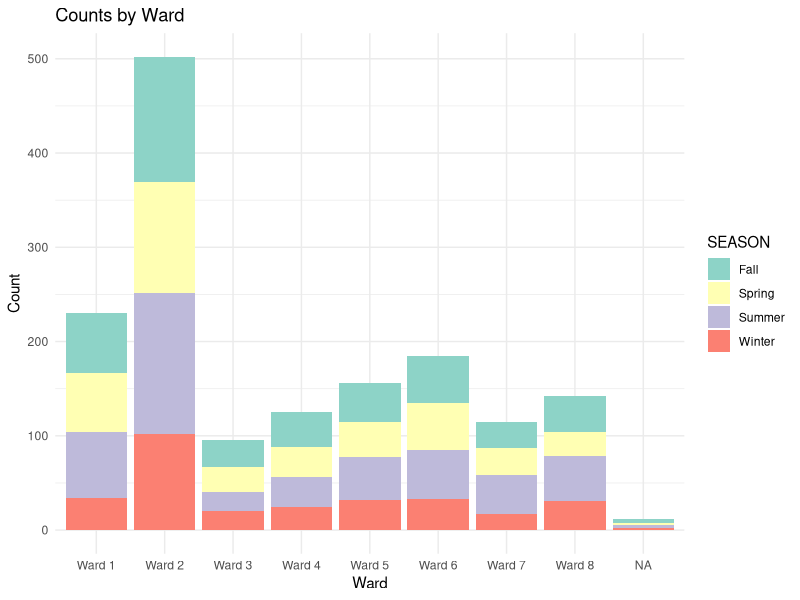
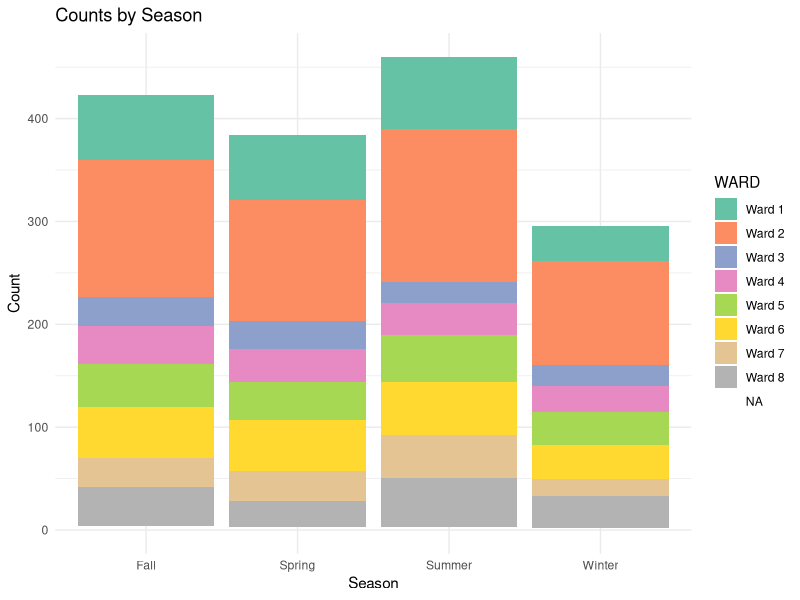
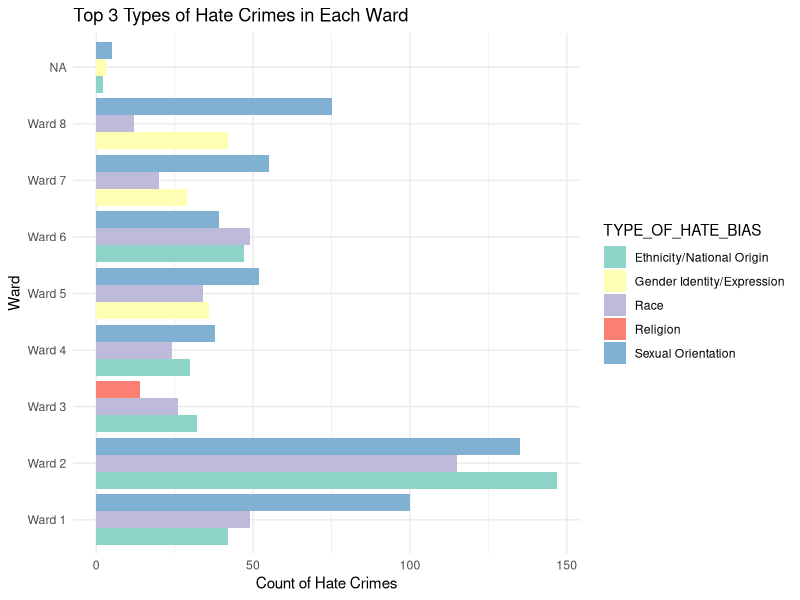
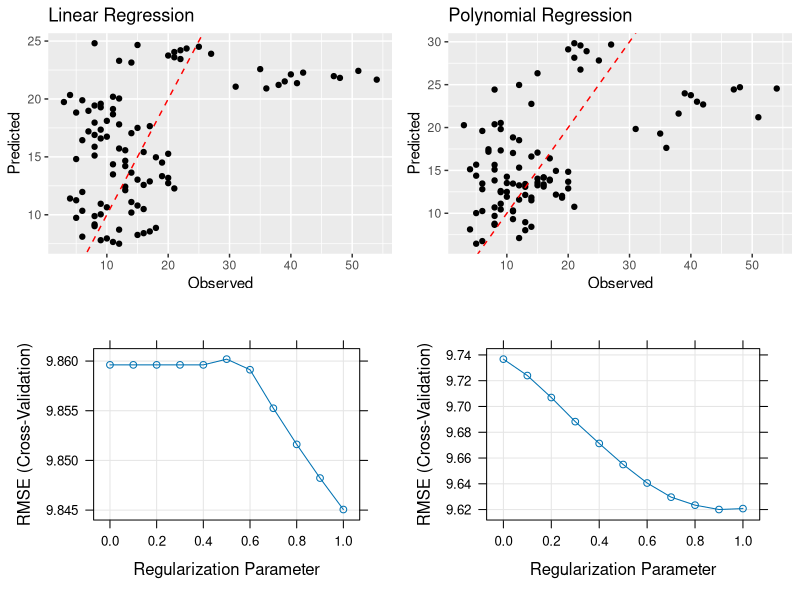

The R script that drew these images, in order: (Note: this script raises an error after producing the figures.)
## ---- chunk 1
library(readr)
library(dplyr)
library(ggplot2)
library(caret)
library(gridExtra)
library(forcats)
## ---- chunk 2
#load data
Bias_Crime_og <- read_csv("Bias_Crime.csv")
## ---- chunk 3
#add season
Bias_Crime_og %>%
  mutate(SEASON = case_when(
    MONTH %in% c(12, 1, 2) ~ "Winter",
    MONTH %in% 3:5 ~ "Spring",
    MONTH %in% 6:8 ~ "Summer",
    TRUE ~ "Fall"
  )) %>%
  group_by(WARD, SEASON) %>%
  summarize(count = n(), .groups = "drop") -> Bias_Crime

# Predict the number of hate crimes in a ward in a month

ggplot(Bias_Crime, aes(x = WARD, y = count, fill= SEASON)) +
  geom_bar(stat = "identity") +
  theme_minimal() +
  scale_fill_brewer(palette = "Set3") +
  labs(x = "Ward", y = "Count", title = "Counts by Ward")

ggplot(Bias_Crime, aes(x = SEASON, y = count, fill = WARD)) +
  geom_bar(stat = "identity") +
  theme_minimal() +
  scale_fill_brewer(palette = "Set2") +
  labs(x = "Season", y = "Count", title = "Counts by Season")


# Predict the type of hate crime in a ward

ward_type_counts <- Bias_Crime_og %>%
  group_by(WARD, TYPE_OF_HATE_BIAS) %>%
  summarize(count = n()) %>%
  ungroup()
ward_top_types <- ward_type_counts %>%
  group_by(WARD) %>%
  top_n(3, count) %>%
  ungroup()

ggplot(ward_top_types, aes(x = WARD, y = count, fill = TYPE_OF_HATE_BIAS)) +
  geom_bar(stat = "identity", position = "dodge") +
  labs(x = "Ward", y = "Count of Hate Crimes", title = "Top 3 Types of Hate Crimes in Each Ward") +
  scale_fill_brewer(palette = "Set3") +  # Set color palette
  theme_minimal() + 
  coord_flip()


## ---- chunk 4
Bias_Crime_og %>% 
  group_by(MONTH, WARD) %>%
  mutate(WARD = as.numeric(sub("Ward ", "", WARD))) %>% 
  summarize(count = n(), .groups = "drop") %>%  
  filter(complete.cases(.)) -> bc1

# 10-fold cross-validation 
ctrl <- trainControl(method = "cv", number = 10)

# LINEAR MODEL

lm_model <- train(count ~ ., data = bc1, method = "lm", trControl = ctrl)
lm_pred <- predict(lm_model, newdata = bc1)
lm_results <- data.frame(Observed = bc1$count, Predicted = lm_pred)

lm_plot <- ggplot(lm_results, aes(x = Observed, y = Predicted)) +
  geom_point() +
  geom_abline(intercept = 0, slope = 1, linetype = "dashed", color = "red") +
  labs(x = "Observed", y = "Predicted", title = "Linear Regression")

lm_squared_error <- mean((lm_results$Observed - lm_results$Predicted)^2)

lm_r_squared <- summary(lm_model)$r.squared

# POLYNOMIAL MODEL

poly_model <- train(count ~ poly(MONTH, 2, raw = TRUE) + poly(WARD, 2, raw = TRUE), data = bc1, method = "lm", trControl = ctrl)
poly_pred <- predict(poly_model, newdata = bc1)
poly_results <- data.frame(Observed = bc1$count, Predicted = poly_pred)

poly_plot <- ggplot(poly_results, aes(x = Observed, y = Predicted)) +
  geom_point() +
  geom_abline(intercept = 0, slope = 1, linetype = "dashed", color = "red") +
  labs(x = "Observed", y = "Predicted", title = "Polynomial Regression")

poly_squared_error <- mean((poly_results$Observed - poly_results$Predicted)^2)

poly_r_squared <- summary(poly_model)$r.squared

# RIDGE MODEL

ridge_model <- train(count ~ ., data = bc1, method = "glmnet", trControl = ctrl, tuneGrid = expand.grid(alpha = 0, lambda = seq(0, 1, by = 0.1)))

ridge_plot <- plot(ridge_model) 

ridge_squared_error <- mean((predict(ridge_model, newdata = bc1) - bc1$count)^2)

ridge_r_squared <- cor(predict(ridge_model, newdata = bc1), bc1$count)^2

# LASSO MODEL

lasso_model <- train(count ~ ., data = bc1, method = "glmnet", trControl = ctrl, tuneGrid = expand.grid(alpha = 1, lambda = seq(0, 1, by = 0.1)))

lasso_plot <- plot(lasso_model) 

lasso_squared_error <- mean((predict(lasso_model, newdata = bc1) - bc1$count)^2)

lasso_r_squared <- cor(predict(lasso_model, newdata = bc1), bc1$count)^2

# RESULTS

grid.arrange(lm_plot, poly_plot, ridge_plot, lasso_plot, ncol = 2)

comparison <- data.frame(
  Model = c("Linear Regression", "Polynomial Regression", "Ridge Regression", "Lasso Regression"),
  Squared_Error = c(lm_squared_error, poly_squared_error, ridge_squared_error, lasso_squared_error),
  R_squared = c(lm_r_squared, poly_r_squared, ridge_r_squared, lasso_r_squared)
)

comparison

# RECCOMENDATION

summary(poly_model)
## ---- chunk 5
Bias_Crime_og %>% 
  select(TYPE_OF_HATE_BIAS, WARD) %>% 
  mutate(TYPE_OF_HATE_BIAS = as.factor(TYPE_OF_HATE_BIAS)) %>% 
  mutate(WARD = as.factor(WARD)) %>% 
  mutate(TYPE_OF_HATE_BIAS = fct_lump(TYPE_OF_HATE_BIAS, n = 5)) %>% 
  na.omit()-> bc2

# 10-fold cross-validation 
ctrl <- trainControl(method = "cv", number = 10)

# subset data
set.seed(123)
train_index <- createDataPartition(bc2$TYPE_OF_HATE_BIAS, p = 0.8, list = FALSE)
train_data <- bc2[train_index, ]
test_data <- bc2[-train_index, ]

# SUPPORT VECTOR MACHINE MODEL

svm_model <- train(TYPE_OF_HATE_BIAS ~ ., 
                     data = train_data, 
                     method = "svmPoly", 
                     trControl = trainControl(method = "cv", number = 10))

svm_plot <- plot(svm_model)

svm_accuracy <- mean(svm_model$results$Accuracy)

# RANDOM FOREST MODEL

rf_model <- train(TYPE_OF_HATE_BIAS ~ ., 
                     data = train_data, 
                     method = "rf", 
                     trControl = trainControl(method = "cv", number = 10))

rf_plot <- plot(rf_model)

rf_accuracy <- mean(rf_model$results$Accuracy)

# RESULTS

grid.arrange(svm_plot, rf_plot, ncol = 2)

metrics_df <- data.frame(
  Model = c("SVM", "Random Forest"),
  Accuracy = c(svm_accuracy, rf_accuracy))

metrics_df
